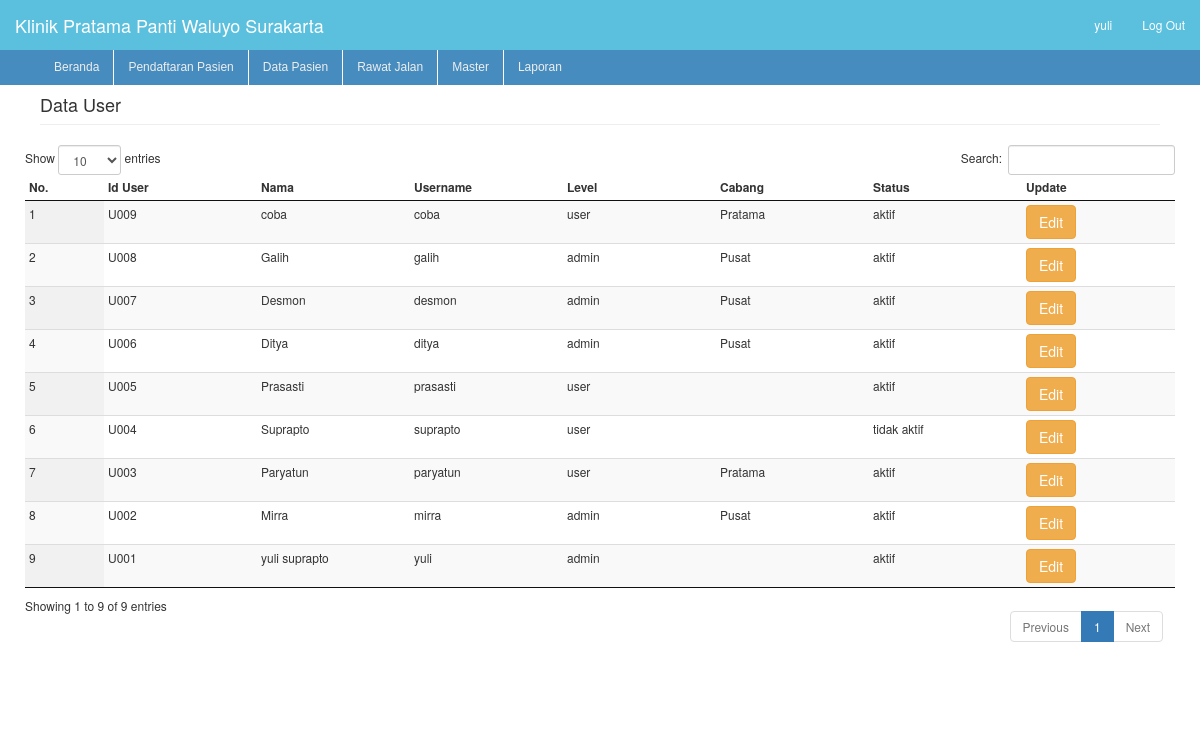
Screenshot of /function/data_user.php (signed in) with the database file from the repository.
### tables this page shows
CREATE TABLE `nama_klinik`  (
  `id` int(11) NOT NULL AUTO_INCREMENT,
  `nama` varchar(100) NOT NULL,
  PRIMARY KEY (`id`) USING BTREE
);

CREATE TABLE `user`  (
  `id_user` varchar(4) NOT NULL,
  `nama_user` varchar(20) NOT NULL,
  `username` varchar(20) NOT NULL,
  `password` varchar(32) NOT NULL,
  `level` enum('admin','user') NOT NULL,
  `cabang` enum('Pusat','Pratama','Pedan','Juwiring') NOT NULL,
  `status` enum('aktif','tidak aktif') NOT NULL,
  PRIMARY KEY (`id_user`) USING BTREE,
  UNIQUE INDEX `username`(`username`) USING BTREE
);

### library/library.php (called while the page is built, shortened)
<?php
function namaKlinik(){
	require "../koneksi.php";
	$sd = mysqli_query($koneksi, "SELECT * FROM nama_klinik");
	$r=mysqli_fetch_array($sd);
	return $r['nama'];
}
?>

### function/data_user.php (the view, shortened to what this page needs)
<?php
include '../koneksi.php';
include '../library/library.php';
?>
<!DOCTYPE html>
<html>
    <head>
        <link rel="stylesheet" type="text/css" href="../css/bootstrap.css">
        <link rel="stylesheet" type="text/css" href="../css/dashboard.css">
        <link rel="stylesheet" type="text/css" href="../css/jquery.dataTables.css">
        <link rel="stylesheet" type="text/css" href="../css/dataTables.tableTools.css">
        <link rel="stylesheet" type="text/css" href="../css/dataTables.colVis.css">
    </head>
    <body>
        <nav class="navbar navbar-inverse navbar-fixed-top">
            <div class="container-fluid" style="background-color:#5bc0de">
                <div class="navbar-header">
                    <a class="navbar-brand" href="#" style="color:white"><?=namaKlinik()?></a>
                </div>
                <div id="navbar" class="navbar-collapse collapse">
                    <ul class="nav navbar-nav navbar-right">
                        <li><a href="#"><?php echo $_SESSION['cabang']; ?></a></li>
                        <li><a href="#"><?php echo $_SESSION['username']; ?></a></li>
                        <li><a href="../login.php?aksi=logout">Log Out</a></li>
                    </ul>
                </div>
            </div>
        </nav>
        <div class="container-fluid">
            <div class="row">
                <?php
                if($_SESSION['level'] == 'admin'){
                    include './sidebar.php';
                } else {
                    include './sidebaru.php';
                }
                ?>
                <div class="main">
                    <h4 class="page-header">Data User</h4>
                    <div class="row">
                        <div class="table" >
                            <table id="tabelku" class="table table-hover display responsive compact"  cellspacing="0" width="100%">
                                <thead>
                                    <tr>
                                        <th style="width : 5%">No.</th>
                                        <th>Id User</th>
                                        <th>Nama</th>
                                        <th>Username</th>
                                        <th>Level</th>
                                        <th>Cabang</th>
                                        <th>Status</th>
                                        <th>Update</th>
                                    </tr>
                                </thead>
                                <tbody id="myTable">
                                    <?php
                                    include_once '../koneksi.php';
                                    $query = mysqli_query($koneksi, "select * from user ORDER BY id_user DESC");
                                    $no = 0;
                                    while ($hasil = mysqli_fetch_array($query)) {
                                        $no++;
                                        echo "<tr>
                                        <td>" . $no . "</td>
                                        <td>" . $hasil['id_user'] . "</td>
                                        <td>" . $hasil['nama_user'] . "</td>
                                        <td>" . $hasil['username'] . "</td>
                                        <td>" . $hasil['level'] . "</td>
                                        <td>" . $hasil['cabang'] . "</td>
                                        <td>" . $hasil['status'] . "</td>
                                        <td><a class='btn btn-warning' href='edit_user.php?i=".$hasil['id_user']."'>Edit</a></td>
                                    </tr>";
                                    }
                                    ?>
                                </tbody>
                            </table>
                        </div>
                    </div>
                </div>
            </div>
        </div>
    </body>
</html>

### function/sidebar.php (shortened to what this page needs)
<nav>
    <ul id="menu">
        <li class="home"><a href="../home.php">Beranda</a></li>
        <li><a href="penambahan_pasien.php">Pendaftaran Pasien</a></li>
        <li><a href="data_pasien.php">Data Pasien</a></li>
        <li><a>Rawat Jalan
        </a></li>
        <li class="prem"><a>Master
        </a></li>
        <li class="prem"><a>Laporan
        </a></li>
    </ul>
</nav>

### css/dashboard.css (style rules this page uses)
body { padding-top: 50px; }
.navbar-fixed-top { border: 0; }
#menu { background: #478cbf; color: #eee; height: 35px; }
#menu ul, #menu li { margin: 0 0; padding: 0 0; list-style: none }
#menu li { float: left; display: inline; position: relative; font: 12px Helvetica; border-left: 1px solid rgb(255, 255, 255); }
#menu li:first-child { border-left: none }
#menu a { display: block; line-height: 35px; padding: 0 14px; text-decoration: none; color: #eee; }
table { table-layout: fixed; word-wrap: break-word; }
.main { padding: 20px; }
@media (min-width: 768px) { .main { padding-right: 40px; padding-left: 40px; margin-top: -20px; } }
.main .page-header { margin-top: 0; }
#navbar a { color: #fff; }

### css/dataTables.tableTools.css (style rules this page uses)
table.DTTT_selectable tbody tr { cursor: pointer; *cursor: hand; }

### rows the page displays
nama_klinik: nama "Klinik Pratama Panti Waluyo Surakarta"
user: id_user "U009", nama_user "coba", username "coba", level "user", cabang "Pratama", status "aktif"
user: id_user "U008", nama_user "Galih", username "galih", level "admin", cabang "Pusat", status "aktif"
user: id_user "U007", nama_user "Desmon", username "desmon", level "admin", cabang "Pusat", status "aktif"
user: id_user "U006", nama_user "Ditya", username "ditya", level "admin", cabang "Pusat", status "aktif"
user: id_user "U005", nama_user "Prasasti", username "prasasti", level "user", status "aktif"
user: id_user "U004", nama_user "Suprapto", username "suprapto", level "user", status "tidak aktif"
user: id_user "U003", nama_user "Paryatun", username "paryatun", level "user", cabang "Pratama", status "aktif"
user: id_user "U002", nama_user "Mirra", username "mirra", level "admin", cabang "Pusat", status "aktif"
user: id_user "U001", nama_user "yuli suprapto", username "yuli", level "admin", status "aktif"

### other values shown
$_SESSION['username'] "yuli"
